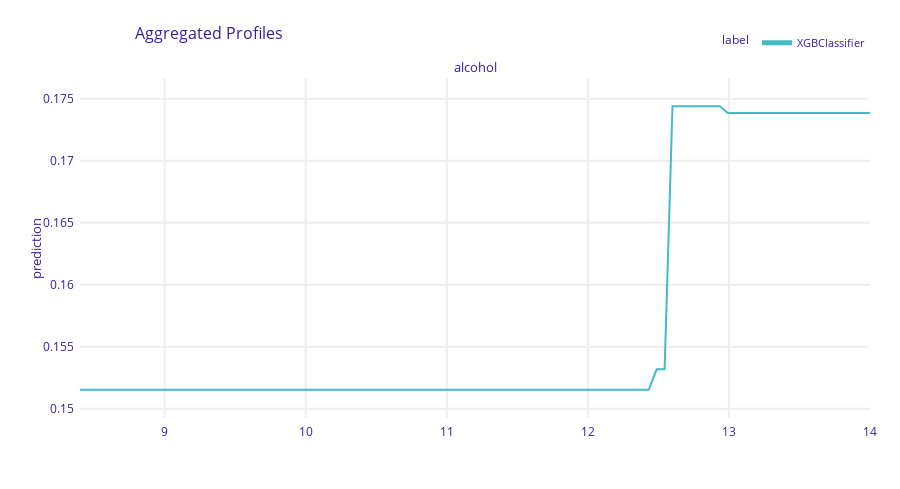

The notebook cell saved with this chart:
### Markdown cell above
It turns out that wines with higher than average alcohol volume, higher than average sulphates count, tend to be better wines

### Code cell
exp.model_profile(variables='alcohol').plot()

### Figure 1 — Plotly figure (JSON) as saved in the notebook; plotly's stock layout.template omitted (floating-point values rounded to 4 significant figures; data arrays with more than 128 entries replaced by an {"elided": "..."} marker saying what was removed)
{"data": [{"customdata": {"elided": "101x3 mixed values"}, "hovertemplate": "<b>%{hovertext}</b><br><br>prediction=%{y:.3f}<br>mean_prediction=%{customdata[0]:.3f}<extra></extra>", "hovertext": ["XGBClassifier", "XGBClassifier", "XGBClassifier", "XGBClassifier", "XGBClassifier", "XGBClassifier", "XGBClassifier", "XGBClassifier", "XGBClassifier", "XGBClassifier", "XGBClassifier", "XGBClassifier", "XGBClassifier", "XGBClassifier", "XGBClassifier", "XGBClassifier", "XGBClassifier", "XGBClassifier", "XGBClassifier", "XGBClassifier", "XGBClassifier", "XGBClassifier", "XGBClassifier", "XGBClassifier", "XGBClassifier", "XGBClassifier", "XGBClassifier", "XGBClassifier", "XGBClassifier", "XGBClassifier", "XGBClassifier", "XGBClassifier", "XGBClassifier", "XGBClassifier", "XGBClassifier", "XGBClassifier", "XGBClassifier", "XGBClassifier", "XGBClassifier", "XGBClassifier", "XGBClassifier", "XGBClassifier", "XGBClassifier", "XGBClassifier", "XGBClassifier", "XGBClassifier", "XGBClassifier", "XGBClassifier", "XGBClassifier", "XGBClassifier", "XGBClassifier", "XGBClassifier", "XGBClassifier", "XGBClassifier", "XGBClassifier", "XGBClassifier", "XGBClassifier", "XGBClassifier", "XGBClassifier", "XGBClassifier", "XGBClassifier", "XGBClassifier", "XGBClassifier", "XGBClassifier", "XGBClassifier", "XGBClassifier", "XGBClassifier", "XGBClassifier", "XGBClassifier", "XGBClassifier", "XGBClassifier", "XGBClassifier", "XGBClassifier", "XGBClassifier", "XGBClassifier", "XGBClassifier", "XGBClassifier", "XGBClassifier", "XGBClassifier", "XGBClassifier", "XGBClassifier", "XGBClassifier", "XGBClassifier", "XGBClassifier", "XGBClassifier", "XGBClassifier", "XGBClassifier", "XGBClassifier", "XGBClassifier", "XGBClassifier", "XGBClassifier", "XGBClassifier", "XGBClassifier", "XGBClassifier", "XGBClassifier", "XGBClassifier", "XGBClassifier", "XGBClassifier", "XGBClassifier", "XGBClassifier", "XGBClassifier"], "legendgroup": "XGBClassifier", "line": {"color": "#46bac2", "dash": "solid", "width": 2}, "marker": {"symbol": "circle"}, "mode": "lines", "name": "XGBClassifier", "opacity": 1, "orientation": "v", "showlegend": true, "type": "scatter", "x": [8.4, 8.456, 8.512, 8.568, 8.624, 8.68, 8.736, 8.792, 8.848, 8.904, 8.96, 9.016, 9.072, 9.128, 9.184, 9.24, 9.296, 9.352, 9.408, 9.464, 9.52, 9.576, 9.632, 9.688, 9.744, 9.8, 9.856, 9.912, 9.968, 10.02, 10.08, 10.14, 10.19, 10.25, 10.3, 10.36, 10.42, 10.47, 10.53, 10.58, 10.64, 10.7, 10.75, 10.81, 10.86, 10.92, 10.98, 11.03, 11.09, 11.14, 11.2, 11.26, 11.31, 11.37, 11.42, 11.48, 11.54, 11.59, 11.65, 11.7, 11.76, 11.82, 11.87, 11.93, 11.98, 12.04, 12.1, 12.15, 12.21, 12.26, 12.32, 12.38, 12.43, 12.49, 12.54, 12.6, 12.66, 12.71, 12.77, 12.82, 12.88, 12.94, 12.99, 13.05, 13.1, 13.16, 13.22, 13.27, 13.33, 13.38, 13.44, 13.5, 13.55, 13.61, 13.66, 13.72, 13.78, 13.83, 13.89, 13.94, 14], "xaxis": "x", "y": [0.1515, 0.1515, 0.1515, 0.1515, 0.1515, 0.1515, 0.1515, 0.1515, 0.1515, 0.1515, 0.1515, 0.1515, 0.1515, 0.1515, 0.1515, 0.1515, 0.1515, 0.1515, 0.1515, 0.1515, 0.1515, 0.1515, 0.1515, 0.1515, 0.1515, 0.1515, 0.1515, 0.1515, 0.1515, 0.1515, 0.1515, 0.1515, 0.1515, 0.1515, 0.1515, 0.1515, 0.1515, 0.1515, 0.1515, 0.1515, 0.1515, 0.1515, 0.1515, 0.1515, 0.1515, 0.1515, 0.1515, 0.1515, 0.1515, 0.1515, 0.1515, 0.1515, 0.1515, 0.1515, 0.1515, 0.1515, 0.1515, 0.1515, 0.1515, 0.1515, 0.1515, 0.1515, 0.1515, 0.1515, 0.1515, 0.1515, 0.1515, 0.1515, 0.1515, 0.1515, 0.1515, 0.1515, 0.1515, 0.1532, 0.1532, 0.1744, 0.1744, 0.1744, 0.1744, 0.1744, 0.1744, 0.1744, 0.1739, 0.1739, 0.1739, 0.1739, 0.1739, 0.1739, 0.1739, 0.1739, 0.1739, 0.1739, 0.1739, 0.1739, 0.1739, 0.1739, 0.1739, 0.1739, 0.1739, 0.1739, 0.1739], "yaxis": "y"}], "layout": {"annotations": [{"font": {"size": 13}, "showarrow": false, "text": "alcohol", "x": 0.5, "xanchor": "center", "xref": "paper", "y": 1, "yanchor": "bottom", "yref": "paper"}, {"font": {"size": 13}, "showarrow": false, "text": "prediction", "textangle": -90, "x": -0.07, "xref": "paper", "y": 0.5, "yref": "paper"}], "font": {"color": "#371ea3"}, "height": 489, "hovermode": "x unified", "legend": {"font": {"size": 11}, "itemsizing": "constant", "orientation": "h", "title": {"font": {"size": 12}, "text": "label"}, "tracegroupgap": 0, "x": 1, "xanchor": "right", "y": 1.061, "yanchor": "bottom"}, "margin": {"b": 71, "r": 30, "t": 78}, "title": {"font": {"size": 16}, "text": "Aggregated Profiles", "x": 0.15}, "xaxis": {"anchor": "y", "automargin": true, "domain": [0, 1], "fixedrange": true, "gridwidth": 2, "showticklabels": true, "tickcolor": "white", "ticklen": 3, "ticks": "outside", "title": {"text": ""}, "type": "linear", "zeroline": false}, "yaxis": {"anchor": "x", "automargin": true, "domain": [0, 1], "fixedrange": true, "gridwidth": 2, "range": [0.1493, 0.1767], "tickcolor": "white", "ticklen": 3, "ticks": "outside", "title": {"text": ""}, "type": "linear", "zeroline": false}}}
